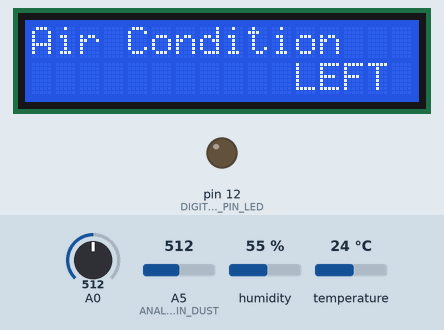
Bench run of a sketch on a simulated Arduino Uno, built with avr-gcc and run on an emulated ATmega328P. Shown: 16×2 character LCD, output pins drawn as LEDs (lit = HIGH). The inputs (shaded band) are chosen by the test bench; at power-on: A0 = 512, A5 (ANALOG_PIN_DUST) = 512, humidity 55 %, temperature 24 °C. What the sketch prints to the serial monitor is not drawn.

Above: at 1.2 s.
1.3 s: A0 set to 716
At 3.3 s:
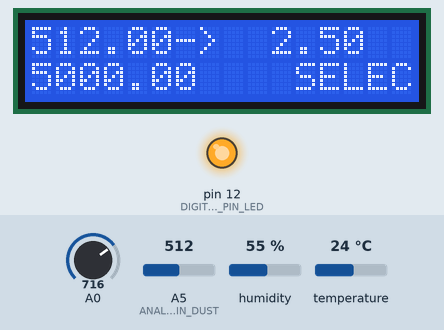
3.8 s: A0 set to 1010
At 4.9 s:
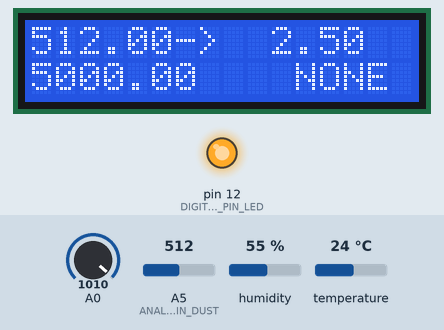
5.8 s: A0 set to 290
At 6.8 s:
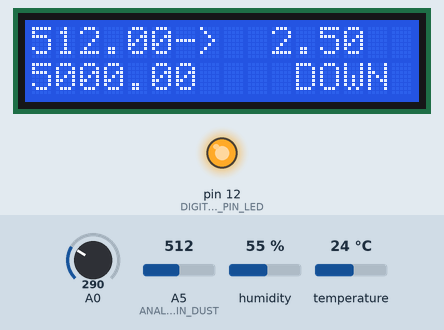
7.9 s: A0 set to 40
At 8.8 s:
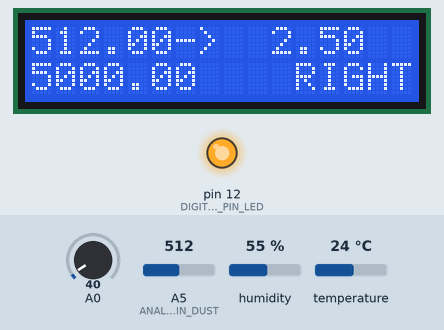
9.9 s: A0 set to 60
At 11.7 s:
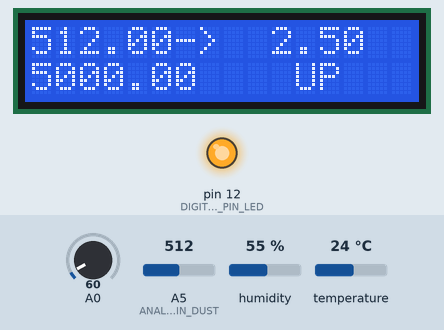
12.0 s: A0 set to 306
At 13.8 s:
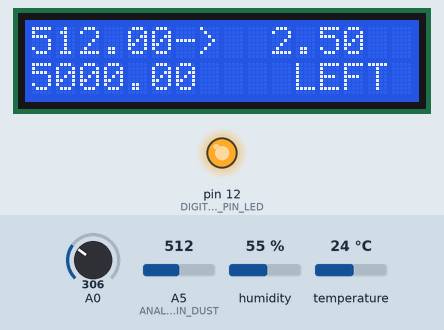
Timing chart, 0 to 15.1 s (numbered marks = the images above; inputs shaded):
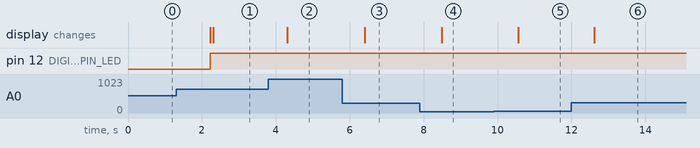

Measured:
- after the input at 1.3 s, the display: first changes after 0.93 s (image 1 shows a later state)
- after the input at 3.8 s, the display: changes after 0.50 s (image 2)
- after the input at 5.8 s, the display: changes after 0.61 s (image 3)
- after the input at 7.9 s, the display: changes after 0.59 s (image 4)
- after the input at 9.9 s, the display: changes after 0.67 s (image 5)
- after the input at 12.0 s, the display: changes after 0.61 s (image 6)

The sketch:

v5.ino
```cpp
/*
  Standalone Sketch to use with a Arduino UNO and a
  Sharp Optical Dust Sensor GP2Y1010AU0F
*/
#include <LiquidCrystal.h>
#include <DHT11.h>
#include <stdlib.h>

#define NO_DUST_VOLTAGE 0.0
#define ANALOG_PIN_DUST 5
#define DIGITAL_PIN_LED 12
#define ANALOG_PIN_TH 11

#define DUST_SAMPLING_TIME_MICRO 280
#define DUST_DELTA_TIME_MICRO 40
#define DUST_SLEEP_TIME_MICRO 9680


/* https://www.airkorea.or.kr/index
 * ~ 030 ㎍/㎥ good
 * ~ 080 ㎍/㎥ noraml
 * ~ 150 ㎍/㎥ bad
 * 150 ~ very bad

#define AIR_QUALITY_GOOD 30
#define AIR_QUALITY_NORMAL 80
#define AIR_QUALITY_BAD 150
 */

#define BUTTON_NONE   0
#define BUTTON_SELECT 1
#define BUTTON_LEFT   2
#define BUTTON_DOWN   3
#define BUTTON_UP     4
#define BUTTON_RIGHT  5

LiquidCrystal lcd(8, 9, 4, 5, 6, 7);
DHT11 dht11(ANALOG_PIN_TH);
/* Pulse-driven wave from
 *
 *  <--10ms 1 Pulse----------------------------------------------------------..
 *  <--0.32ms LED ON------------------------------------------><--Rest LED OFF--..
 *  <--0.28ms Sampling delay--><-Sampling-><-0.04ms Off Delay->
 */

float readVoltage = 0.0;
float realVoltage = 0.0;
float caliVoltage = 0.0;
float dustdensity = 0.0;
char s[32];
int dustFlag = 0;

int read_button = 0;

int err = 0;
float temp = 0.0;
float humi = 0.0;
int read_LCD_buttons()
{
  read_button = analogRead(0); //analog read from AO pin
  Serial.print("read_button : ");
  /* 1023 none
   * 638 select
   * 409 left
   * 256 down
   * 99 up
   * 0 right
   */
  lcd.setCursor(11, 1); //LCD cursor line 0 pannel 0
  if (read_button > 1000) {
    Serial.println("BUTTON_NONE");
    lcd.print("NONE ");
    return BUTTON_NONE;
  } else if(read_button > 600) {
    Serial.println("BUTTON_SELECT");
    lcd.print("SELECT");
    return BUTTON_SELECT;
  } else if(read_button > 300) {
    Serial.println("BUTTON_LEFT");
    lcd.print("LEFT ");
    return BUTTON_LEFT;
  } else if(read_button > 200) {
    Serial.println("BUTTON_DOWN");
    lcd.print("DOWN ");
    return BUTTON_DOWN;
  } else if(read_button > 50) {
    Serial.println("BUTTON_UP");
    lcd.print("UP   ");
    return BUTTON_UP;
  } else {
    Serial.println("BUTTON_RIGHT");
    lcd.print("RIGHT");
    return BUTTON_RIGHT;
  }
}

void setup() {
  Serial.begin(9600);
  lcd.begin(16, 2); //LCD init
  lcd.setCursor(0, 0); //LCD cursor set
  lcd.print("Air Condition"); //LCD display
  pinMode(DIGITAL_PIN_LED, OUTPUT);
}

void loop() {
  Serial.print("digitalRead analog_pin_th : ");
  Serial.println(digitalRead(ANALOG_PIN_TH));
  dustFlag = millis()%1000;
  Serial.print("millisec : ");
  Serial.print(millis());
  Serial.print(" : dustFlag : ");
  Serial.println(dustFlag);

  read_button  = read_LCD_buttons();

  err=dht11.read(humi, temp);
  Serial.print("humi/temp : ");
  if(err == 0) {
    Serial.print(humi);
    Serial.print("/");
    Serial.println(temp);
  } else {
    Serial.print("error : ");
    Serial.println(err);
  }

  if(dustFlag%2 != 0) {
    delay(DHT11_RETRY_DELAY);
    return;
  }
  //DUST START
  digitalWrite(DIGITAL_PIN_LED, LOW);          // power on the LED
  delayMicroseconds(DUST_SAMPLING_TIME_MICRO); //0280 us -> 0.28 ms
  readVoltage = analogRead(ANALOG_PIN_DUST);   // read the dust value
  delayMicroseconds(DUST_DELTA_TIME_MICRO);    //0040 us -> 0.04 ms
  digitalWrite(DIGITAL_PIN_LED, HIGH);         // turn the LED off
  delayMicroseconds(DUST_SLEEP_TIME_MICRO);    //9680 us -> 9.68 ms -sum-> 10ms

  realVoltage = (readVoltage*5.0)/1024.0; //convert analog value to voltage
  dustdensity = (realVoltage-NO_DUST_VOLTAGE)/0.0005;
  //DUST END

  //LOG START
  /* dtostrf(
   * double target_value,
   * signed char total_string_length,
   * unsigned char precision_length,
   * char* charBuffer
   */
  String logString = "readVoltage[";
  logString += dtostrf(readVoltage, 10, 4, s); //9, 4
  logString += "] realVoltage[";
  logString += dtostrf(realVoltage, 10, 4, s); //9, 4
  logString += "] dustdensity[";
  logString += dtostrf(dustdensity, 10, 4, s); //5, 2
  logString += "]\n";
  Serial.print(logString);
  //LOG START

  //LCD STAR
  lcd.setCursor(0, 0); //LCD cursor line 0 pannel 0
  lcd.print(dtostrf(readVoltage, 6, 2, s));
  lcd.print("->");
  lcd.print(dtostrf(realVoltage, 6, 2, s));

  lcd.setCursor(0, 1); //LCD cursor line 0 pannel 0
  lcd.print(dtostrf(dustdensity, 6, 2, s));
  //LCD END

  delay(890);
}
```
